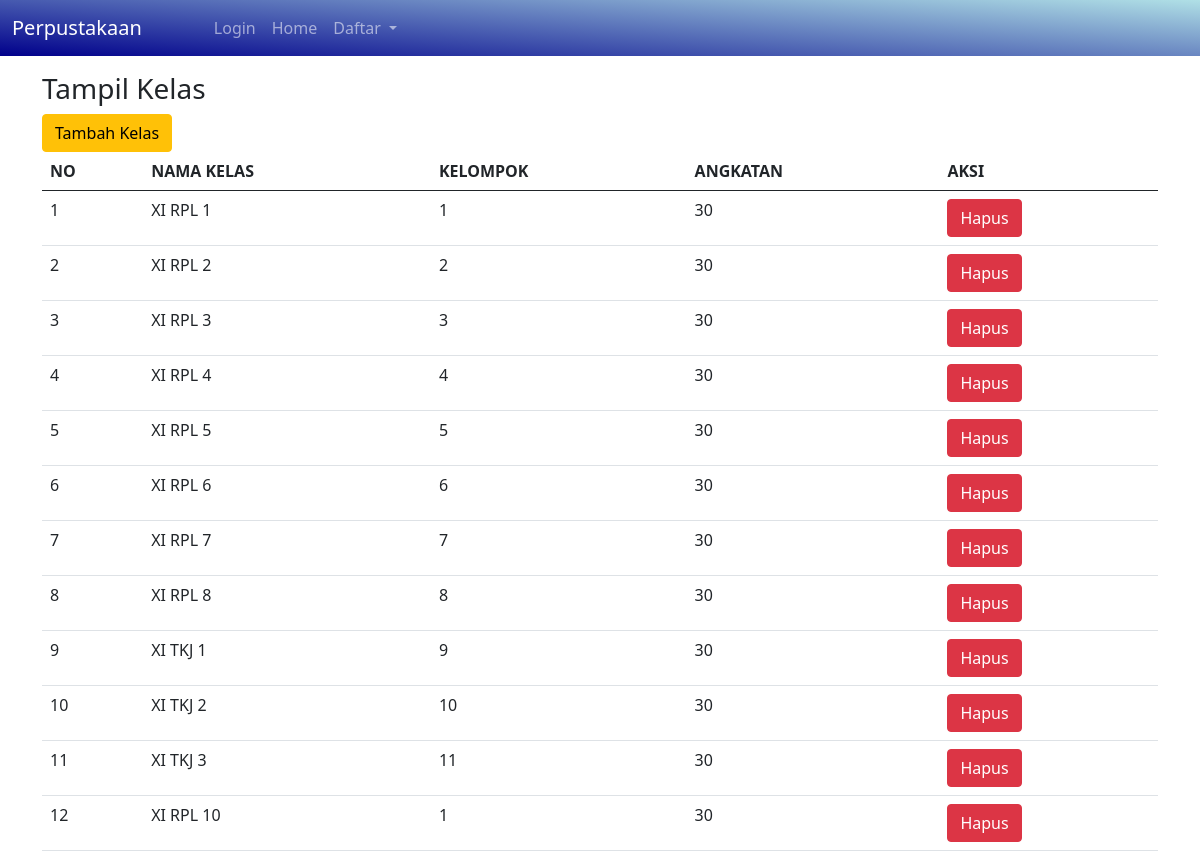
Screenshot of /perpustakaan/tampil_kelas.php (signed in) with the database file from the repository.
### tables this page shows
CREATE TABLE `kelas` (
  `id_kelas` int(11) NOT NULL,
  `nama_kelas` varchar(20) NOT NULL,
  `kelompok` varchar(20) NOT NULL,
  `angkatan` int(22) NOT NULL
);

### perpustakaan/tampil_kelas.php (the view, shortened to what this page needs)
<html>
<head>
<link href="https://cdn.jsdelivr.net/npm/bootstrap@5.0.1/dist/css/bootstrap.min.css" rel="stylesheet">
</head>
<body>
 <?php include 'navbar.php';?>
 <h3>Tampil Kelas</h3>
 <a href="tambah_kelas.php"><input type="submit" name="simpan" value="Tambah Kelas" class="btn btn-warning"></a>
    <table class="table table-hover table striped">
        <thead>
            <tr>
                <th>NO</th>
                <th>NAMA KELAS</th>
                <th>KELOMPOK</th>
                <th>ANGKATAN</th>
                <th>AKSI</th>
                </tr>
        </thead>
        <tbody>
        <?php
        include "koneksi.php";
        $qry_kelas=mysqli_query ($conn,"select * from kelas");
        $no=0;
        while($data_kelas=mysqli_fetch_array($qry_kelas)){
            $no++;?>
            <tr>
                <td><?=$no?></td>
                <td><?=$data_kelas['nama_kelas']?></td>
                <td><?=$data_kelas['kelompok']?></td>
                <td><?=$data_kelas['angkatan']?></td>
                <td><a href="ubah_kelas.php?id_kelas=<?=$data_kelas['id_kelas'] ?>"
                <a href="hapus_kelas.php?id_kelas=<?=$data_kelas['id_kelas']?>" onclick="return confirm('Apakah anda yakin menghapus data ini?')" class="btn btn-danger ">Hapus</a>
                </a></td>
        </tr>
        <?php
        }
    ?>
    </tbody>
    </table>
</body>
</html>

### rows the page displays
kelas: nama_kelas "XI RPL 1", kelompok "1", angkatan "30"
kelas: nama_kelas "XI RPL 2", kelompok "2", angkatan "30"
kelas: nama_kelas "XI RPL 3", kelompok "3", angkatan "30"
kelas: nama_kelas "XI RPL 4", kelompok "4", angkatan "30"
kelas: nama_kelas "XI RPL 5", kelompok "5", angkatan "30"
kelas: nama_kelas "XI RPL 6", kelompok "6", angkatan "30"
kelas: nama_kelas "XI RPL 7", kelompok "7", angkatan "30"
kelas: nama_kelas "XI RPL 8", kelompok "8", angkatan "30"
kelas: nama_kelas "XI TKJ 1", kelompok "9", angkatan "30"
kelas: nama_kelas "XI TKJ 2", kelompok "10", angkatan "30"
kelas: nama_kelas "XI TKJ 3", kelompok "11", angkatan "30"
kelas: nama_kelas "XI RPL 10", kelompok "1", angkatan "30"
